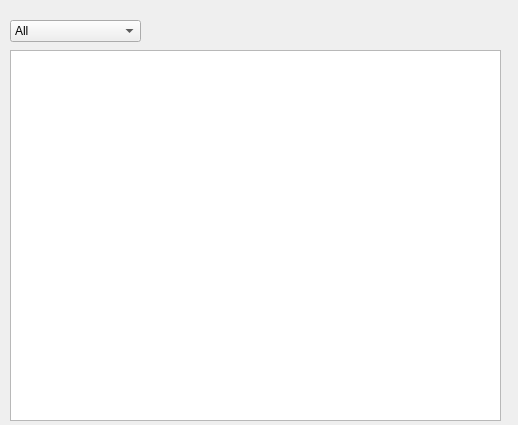
<?xml version="1.0" encoding="UTF-8"?>
<ui version="4.0">
 <class>LogWidget</class>
 <widget class="QWidget" name="LogWidget">
  <property name="geometry">
   <rect>
    <x>0</x>
    <y>0</y>
    <width>518</width>
    <height>425</height>
   </rect>
  </property>
  <property name="windowTitle">
   <string>Log</string>
  </property>
  <widget class="QTextEdit" name="textEdit">
   <property name="geometry">
    <rect>
     <x>10</x>
     <y>50</y>
     <width>491</width>
     <height>371</height>
    </rect>
   </property>
  </widget>
  <widget class="QComboBox" name="comboBox">
   <property name="geometry">
    <rect>
     <x>10</x>
     <y>20</y>
     <width>131</width>
     <height>22</height>
    </rect>
   </property>
   <item>
    <property name="text">
     <string>All</string>
    </property>
   </item>
   <item>
    <property name="text">
     <string>Database</string>
    </property>
   </item>
   <item>
    <property name="text">
     <string>User actions</string>
    </property>
   </item>
  </widget>
 </widget>
 <resources/>
 <connections/>
</ui>
